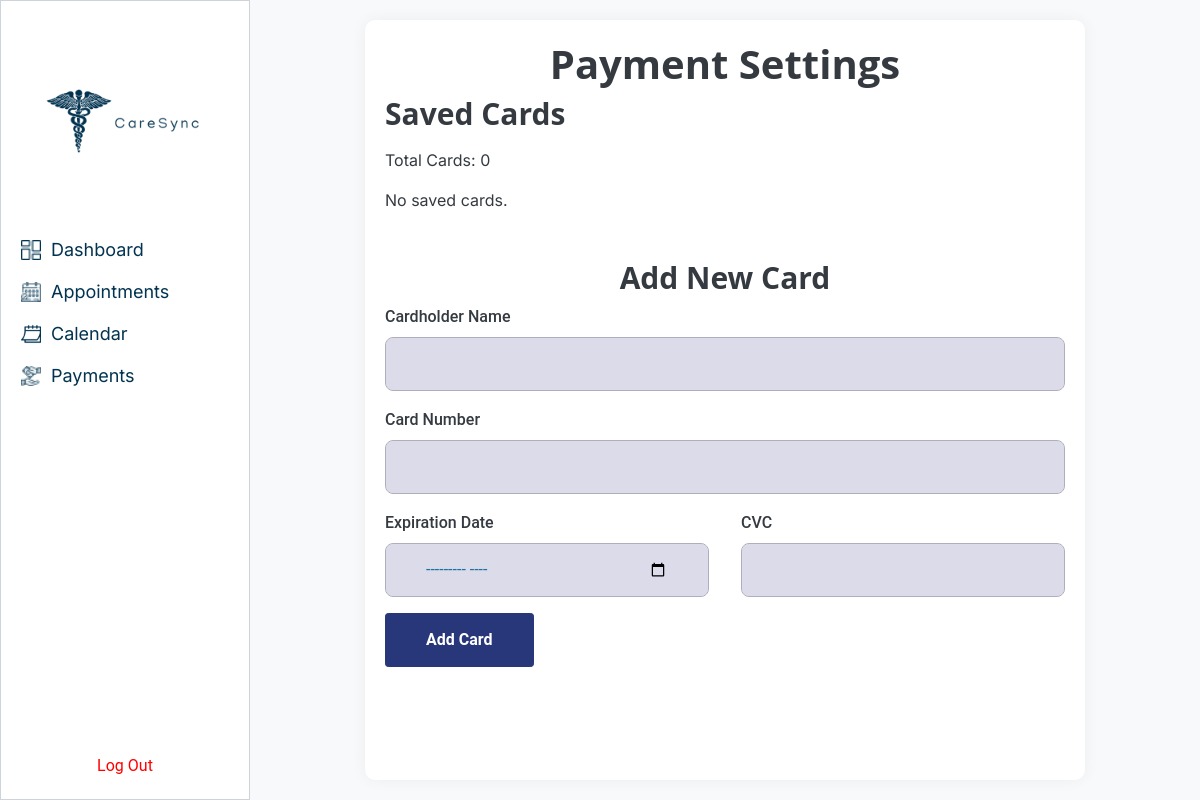
The app's page /credit_card/ (signed in), older data.
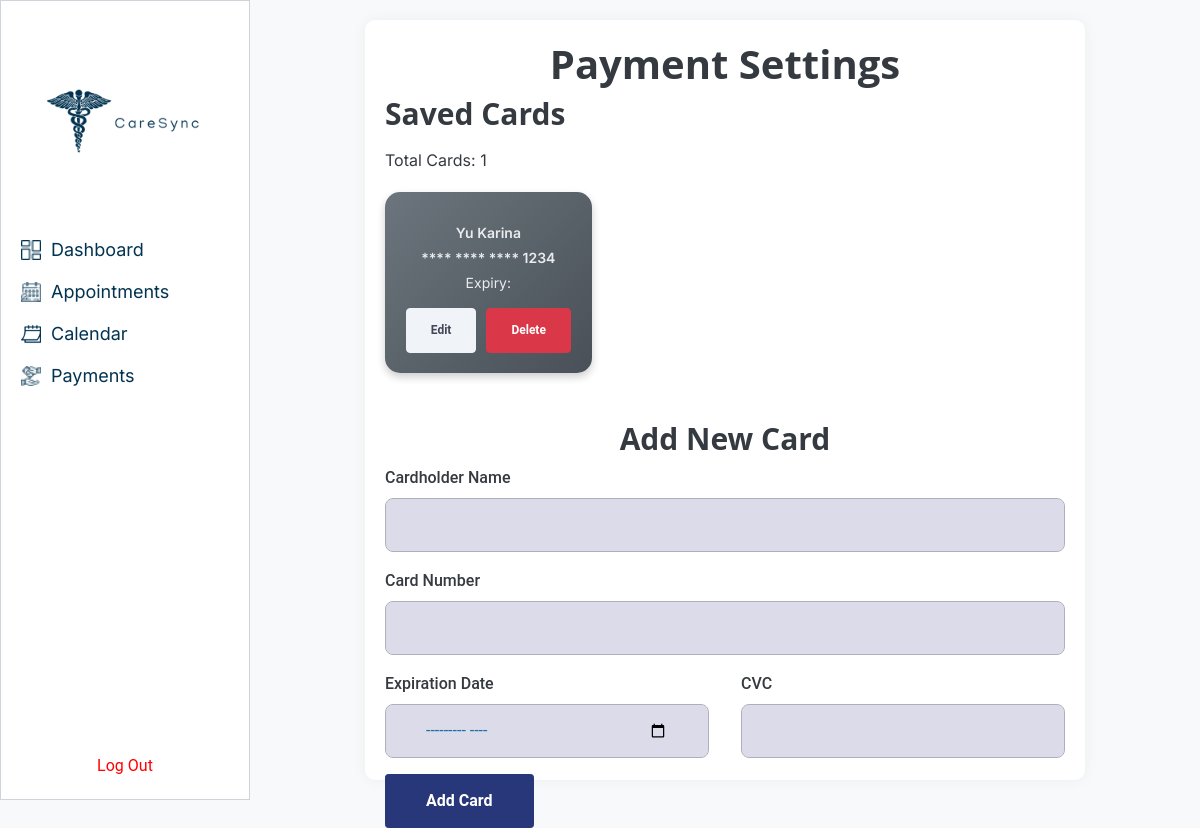
The same page, newer data.
### appointments/models.py (models this page shows)
class CreditCard(models.Model):
    user = models.ForeignKey(settings.AUTH_USER_MODEL, on_delete=models.CASCADE)
    cardholder_name = models.CharField(max_length=100)
    card_number = models.CharField(max_length=16)
    expiration_date = models.DateField()
    cvc = models.CharField(max_length=4)
    @property
    def masked_card_number(self):
        return '**** **** **** ' + self.card_number[-4:]

### appointments/views.py (the view)
# urls.py: path('credit_card/', views.credit_card, name='credit_card'),
@login_required
def credit_card(request):
    user = request.user
    cards = CreditCard.objects.filter(user=user)
    if request.method == 'POST':
        form = CreditCardForm(request.POST)
        if form.is_valid():
            card = form.save(commit=False)
            card.user = user
            card.save()
            messages.success(request, "Card added successfully.")
            return redirect('appointments:credit_card')  # Redirect to the same page to display the updated list
        else:
            print(form.errors)
    else:
        form = CreditCardForm()
    context = {
        'cards': cards,
        'form': form,
        'card_to_edit': None,  # To differentiate when a new card is being added vs. edited
    }
    return render(request, 'appointments/credit_card.html', context)

### appointments/forms.py
class CreditCardForm(forms.ModelForm):
    class Meta:
        model = CreditCard
        fields = ['cardholder_name', 'card_number', 'expiration_date', 'cvc']
        widgets = {
            'cardholder_name': forms.TextInput(attrs={'class': 'form-control', 'placeholder': 'Cardholder Name'}),
            'card_number': forms.TextInput(attrs={'class': 'form-control', 'placeholder': 'Card Number'}),
            'expiration_date': forms.DateInput(attrs={'type': 'month', 'class': 'form-control'}, format='%Y-%m'),
            'cvc': forms.TextInput(attrs={'class': 'form-control', 'placeholder': 'CVC'}),
        }
    def __init__(self, *args, **kwargs):
        super().__init__(*args, **kwargs)
        self.fields['expiration_date'].input_formats = ['%Y-%m']

### appointments/templates/appointments/credit_card.html (shortened to what the changed rows need)
<!DOCTYPE html>
<html lang="en">
<head>
    {% load static %}
    <link href="https://cdn.jsdelivr.net/npm/bootstrap@5.3.0/dist/css/bootstrap.min.css" rel="stylesheet">
    <link rel="stylesheet" href="{% static 'css/theme.css' %}">
</head>
<body style="display: flex; margin: 0; padding: 0; height: 100vh;">
    <div class="main-content">
        <h1 style="text-align: center; font-size: 40px;">Payment Settings</h1>
        <h2 class="mb-3" style="font-size: 30px;">Saved Cards</h2>
        <p>Total Cards: {{ cards.count }}</p>
        {% if cards %}
        <div class="payment-cards-wrapper">
            {% for card in cards %}
            <div class="payment-card">
                <div class="d-flex flex-column align-items-center">
                    <div class="payment-card-details text-center">
                        <p class="mb-1"><strong>{{ card.cardholder_name }}</strong></p>
                        <p class="mb-1"><strong>**** **** **** {{ card.masked_card_number|slice:"-4:" }}</strong></p>
                        <p class="mb-0">Expiry: {{ card.expiry_date }}</p>
                    </div>
                    <div class="payment-card-actions">
                        <form method="GET" action="{% url 'appointments:edit_card' card.id %}" class="d-inline">
                            <button type="submit" class="btn btn-light btn-sm">Edit</button>
                        </form>
                        <button type="button" class="btn btn-danger btn-sm" onclick="showDeleteModal('{{ card.id }}')">Delete</button>
                    </div>
                </div>
            </div>
            {% endfor %}
        </div>
        {% else %}
        <p>No saved cards.</p>
        {% endif %}
        <h2 class="mt-5" style="text-align: center; font-size: 30px;">{% if card_to_edit %}Edit Card{% else %}Add New Card{% endif %}</h2>
        <form method="POST" action="{% if card_to_edit %}{% url 'appointments:edit_card' card_to_edit.id %}{% else %}{% url 'appointments:credit_card' %}{% endif %}">
            <div class="mb-3">
            </div>
            <div class="mb-3">
            </div>
            <div class="row">
            </div>
            <button type="submit" class="btn btn-primary">
            </button>
        </form>
    </div>
</body>
</html>

Row changes from the older to the newer data that the page shows:
added CreditCard: cardholder_name "Yu Karina", masked_card_number "1234"
Text that changed along with them:
{{ cards.count }}: "0" → "1"
text no longer shown: "No saved cards."
